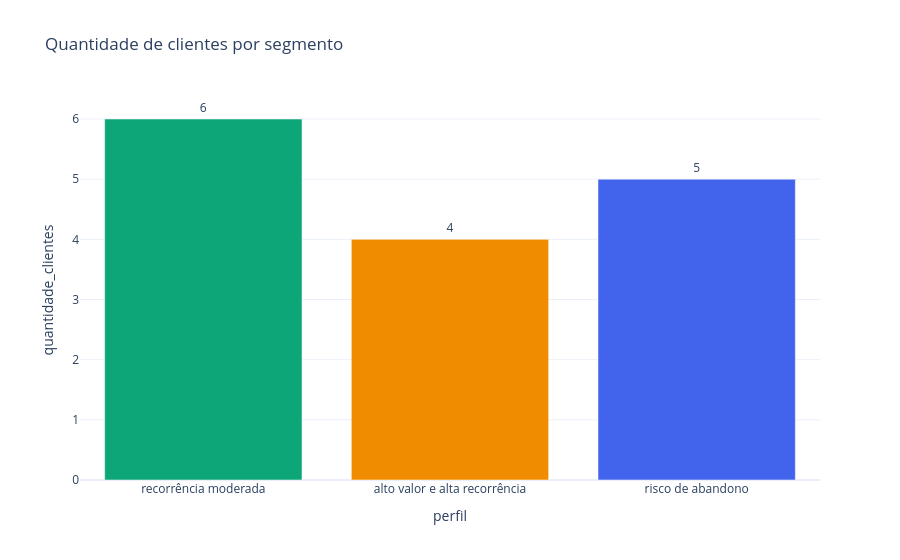

Here is the notebook cell this chart was saved with:
### Code cell
distribuicao_segmentos = (
    resultado_clientes['resultado_segmentacao']
    .groupby(['segmento', 'perfil'])
    .size()
    .reset_index(name='quantidade_clientes')
    .sort_values('segmento')
)

figura_distribuicao = px.bar(
    distribuicao_segmentos,
    x='perfil',
    y='quantidade_clientes',
    color='perfil',
    text='quantidade_clientes',
    title='Quantidade de clientes por segmento',
    color_discrete_sequence=['#0ca678', '#f08c00', '#4263eb'],
)
figura_distribuicao.update_traces(textposition='outside')
figura_distribuicao.update_layout(template='plotly_white', showlegend=False)
figura_distribuicao.show()

### Figure 1 — Plotly figure (JSON) as saved in the notebook; plotly's stock layout.template omitted (floating-point values rounded to 4 significant figures)
{"data": [{"hovertemplate": "perfil=%{x}<br>quantidade_clientes=%{text}<extra></extra>", "legendgroup": "recorrência moderada", "marker": {"color": "#0ca678", "pattern": {"shape": ""}}, "name": "recorrência moderada", "orientation": "v", "showlegend": true, "text": [6.0], "textposition": "outside", "type": "bar", "x": ["recorrência moderada"], "xaxis": "x", "y": [6], "yaxis": "y"}, {"hovertemplate": "perfil=%{x}<br>quantidade_clientes=%{text}<extra></extra>", "legendgroup": "alto valor e alta recorrência", "marker": {"color": "#f08c00", "pattern": {"shape": ""}}, "name": "alto valor e alta recorrência", "orientation": "v", "showlegend": true, "text": [4.0], "textposition": "outside", "type": "bar", "x": ["alto valor e alta recorrência"], "xaxis": "x", "y": [4], "yaxis": "y"}, {"hovertemplate": "perfil=%{x}<br>quantidade_clientes=%{text}<extra></extra>", "legendgroup": "risco de abandono", "marker": {"color": "#4263eb", "pattern": {"shape": ""}}, "name": "risco de abandono", "orientation": "v", "showlegend": true, "text": [5.0], "textposition": "outside", "type": "bar", "x": ["risco de abandono"], "xaxis": "x", "y": [5], "yaxis": "y"}], "layout": {"barmode": "relative", "legend": {"title": {"text": "perfil"}, "tracegroupgap": 0}, "showlegend": false, "title": {"text": "Quantidade de clientes por segmento"}, "xaxis": {"anchor": "y", "categoryarray": ["recorrência moderada", "alto valor e alta recorrência", "risco de abandono"], "categoryorder": "array", "domain": [0, 1], "title": {"text": "perfil"}}, "yaxis": {"anchor": "x", "domain": [0, 1], "title": {"text": "quantidade_clientes"}}}}
